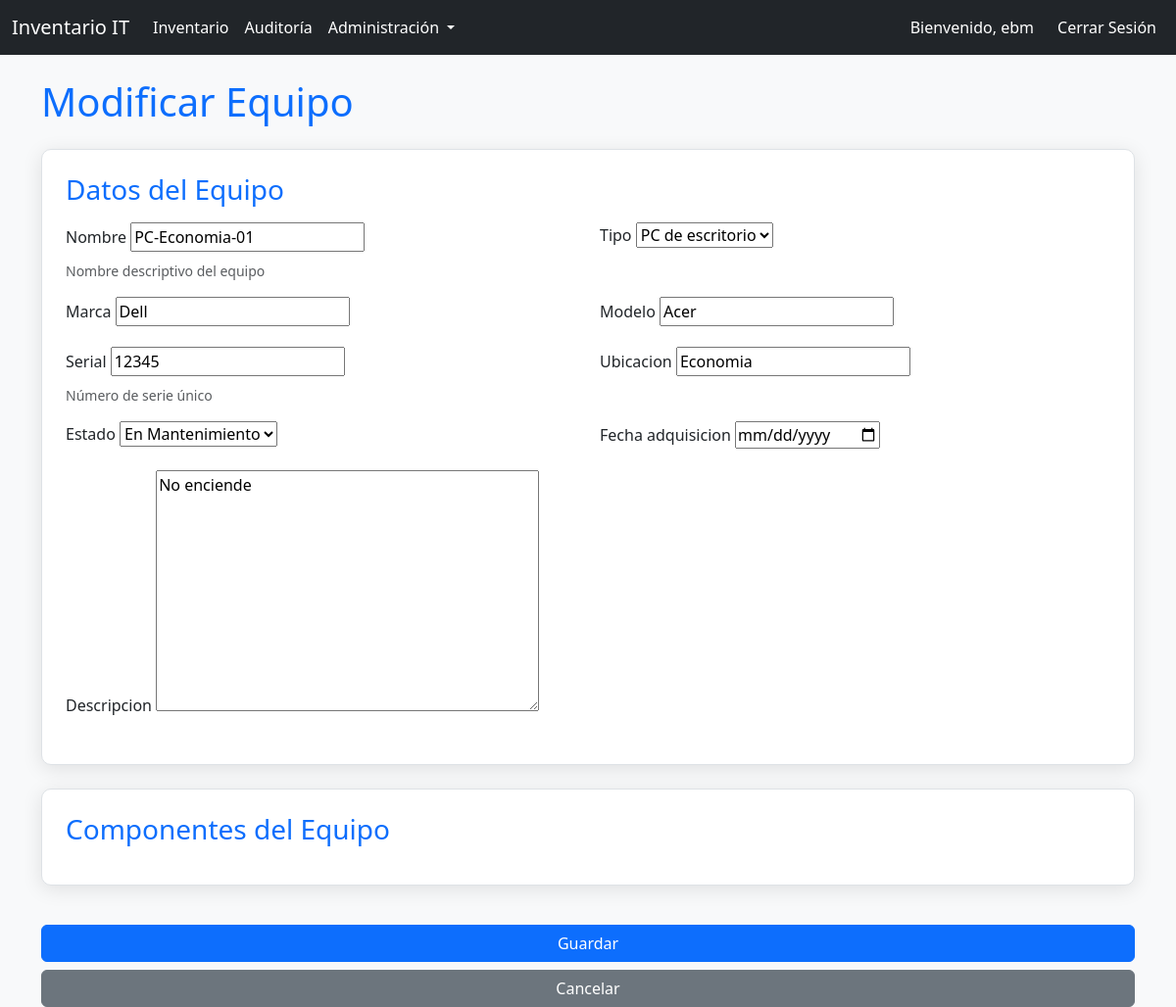
Page /inventario/modificar/1/ (signed in) on the committed database.
### inventario/models.py (models this page shows, shortened)
class Equipo(models.Model):
    TIPO_CHOICES = [
        ('servidor', 'Servidor'),
        ('pc', 'PC de escritorio'),
        ('portatil', 'Laptop'),
        ('monitor', 'Monitor'),
        ('impresora', 'Impresora'),
        ('otro', 'Otro'),
    ]
    ESTADO_CHOICES = [
        ('activo', 'Activo'),
        ('mantenimiento', 'En Mantenimiento'),
        ('baja', 'Dado de Baja'),
    ]
    nombre = models.CharField(max_length=200, help_text="Nombre descriptivo del equipo")
    tipo = models.CharField(max_length=50, choices=TIPO_CHOICES)
    marca = models.CharField(max_length=100)
    modelo = models.CharField(max_length=100)
    serial = models.CharField(max_length=150, unique=True, help_text="Número de serie único")
    ubicacion = models.CharField(max_length=200)
    estado = models.CharField(max_length=50, choices=ESTADO_CHOICES, default='activo')
    fecha_adquisicion = models.DateField()
    descripcion = models.TextField(blank=True, null=True)

### inventario/views.py (the view)
# urls.py: path('modificar/<int:pk>/', views.modificar_equipo, name='modificar_equipo'),
@login_required
@user_passes_test(es_admin)
def modificar_equipo(request, pk):
    equipo = get_object_or_404(Equipo, pk=pk)
    if request.method == 'POST':
        form = EquipoForm(request.POST, instance=equipo)
        if form.is_valid():
            equipo = form.save()
            Auditoria.objects.create(usuario=request.user, accion=f"Se modificó el equipo: {equipo.nombre}")
            return redirect('detalle_equipo', pk=equipo.pk)
    else:
        form = EquipoForm(instance=equipo)
    return render(request, 'inventario/form_equipo.html', {'form': form, 'titulo': 'Modificar Equipo'})

### inventario/forms.py
class EquipoForm(forms.ModelForm):
    class Meta:
        model = Equipo
        fields = ['nombre', 'tipo', 'marca', 'modelo', 'serial', 'ubicacion', 'estado', 'fecha_adquisicion', 'descripcion']
        widgets = {
            'fecha_adquisicion': forms.DateInput(attrs={'type': 'date'}),
        }

### inventario/views.py (called while the page is built)
def es_admin(user):
    return user.is_staff

### templates/inventario/form_equipo.html (shortened to what this page needs)
{% extends 'base.html' %}
{% block content %}
    <h1 class="text-primary mb-4">{{ titulo }}</h1>
<form method="post" class="needs-validation" novalidate>
    <div class="card card-futuristic p-4 mb-4">
        <h3 class="text-primary mb-3">Datos del Equipo</h3>
        <div class="row">
            {% for field in form %}
                <div class="col-md-6 mb-3">
                    <label for="{{ field.id_for_label }}" class="form-label">{{ field.label }}</label>
                    {{ field }}
                    {% if field.help_text %}
                        <div class="form-text">{{ field.help_text }}</div>
                    {% endif %}
                </div>
            {% endfor %}
        </div>
    </div>
    <div class="card card-futuristic p-4 mb-4">
        <h3 class="text-primary mb-3">Componentes del Equipo</h3>
    </div>
    <div class="d-grid gap-2">
        <button type="submit" class="btn btn-primary mt-3">Guardar</button>
        <a href="{% url 'lista_equipos' %}" class="btn btn-secondary">Cancelar</a>
    </div>
</form>
{% endblock %}

### templates/base.html (shortened to what this page needs)
<!DOCTYPE html>
<html lang="es">
<head>
    <link href="https://cdn.jsdelivr.net/npm/bootstrap@5.3.3/dist/css/bootstrap.min.css" rel="stylesheet">
</head>
<body>
    <nav class="navbar navbar-expand-lg navbar-dark bg-dark">
        <div class="container-fluid">
            <a class="navbar-brand" href="{% url 'dashboard' %}">Inventario IT</a>
            <div class="collapse navbar-collapse" id="navbarNav">
                <ul class="navbar-nav me-auto mb-2 mb-lg-0">
                    <li class="nav-item">
                        <a class="nav-link" href="{% url 'lista_equipos' %}">Inventario</a>
                    </li>
                    <li class="nav-item">
                        <a class="nav-link" href="{% url 'lista_auditoria' %}">Auditoría</a>
                    </li>
                    {% if user.is_staff %}
                    <li class="nav-item dropdown">
                        <a class="nav-link dropdown-toggle" href="#" id="navbarDropdown" role="button" data-bs-toggle="dropdown" aria-expanded="false">
                            Administración
                        </a>
                    </li>
                    {% endif %}
                </ul>
                <ul class="navbar-nav ms-auto">
                    {% if user.is_authenticated %}
                        <span class="navbar-text me-3">Bienvenido, {{ user.username }}</span>
                        <li class="nav-item">
                            <a class="nav-link" href="{% url 'logout' %}">Cerrar Sesión</a>
                        </li>
                    {% endif %}
                </ul>
            </div>
        </div>
    </nav>
    <div class="container mt-4">
        {% block content %}{% endblock %}
    </div>
</body>
</html>

### templates/base.html (style rules this page uses)
body { background-color: #f8f9fa; color: #212529; }
.navbar-text, .nav-link, a { color: #fff !important; }
.navbar-brand { color: #fff !important; }
.card-futuristic { background-color: #ffffff; border: 1px solid #dee2e6; border-radius: 10px; box-shadow: 0 4px 20px rgba(0, 0, 0, 0.1); color: #212529; transition: transform 0.3s ease-in-out; }
.card-title-futuristic, .text-info, h1 { color: #007bff !important; }

### rows in the picture
Equipo: form "PC-Economia-01" "PC de escritorio" "Dell" "Acer" "12345" "Economia" "En Mantenimiento" "No enciende"

### other values in the picture
{{ user.username }} "ebm"
{{ titulo }} "Modificar Equipo"
{{ field.label }} "Nombre" "Tipo" "Marca" "Modelo" "Serial" "Ubicacion" "Estado" "Fecha adquisicion" "Descripcion"
{{ field.help_text }} "Nombre descriptivo del equipo" "Número de serie único"
